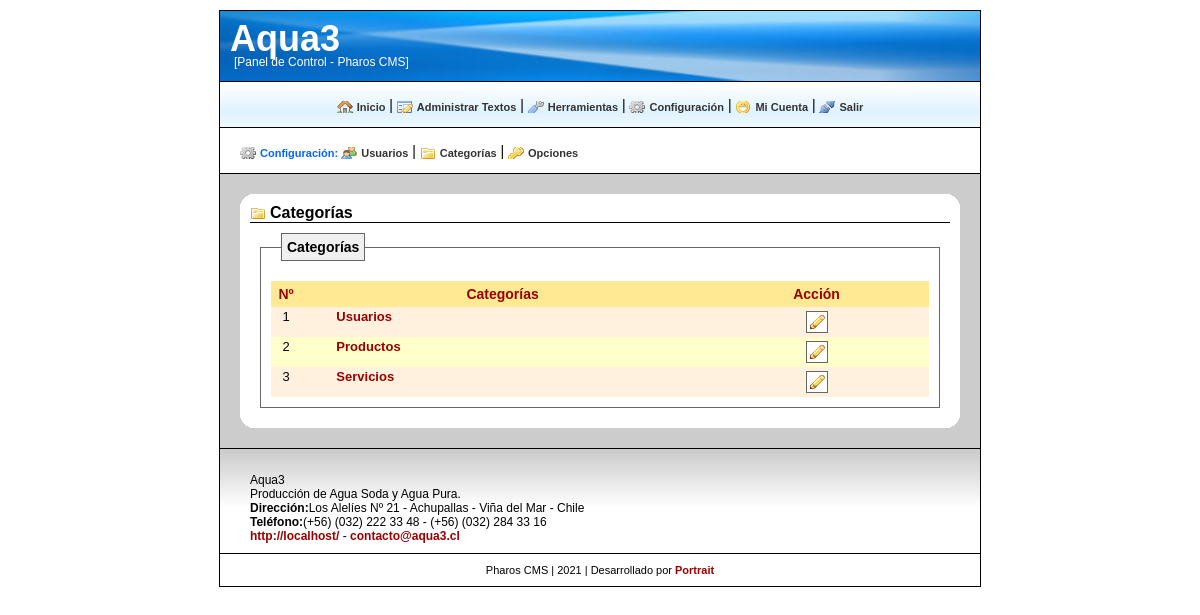
/cp/categorias.php (signed in), run on the app's committed database.
### tables this page shows
CREATE TABLE `web_conf` (
  `conf_id` tinyint(10) NOT NULL,
  `conf_nombre_sitio` tinytext NOT NULL,
  `conf_slogan` tinytext NOT NULL,
  `conf_descripcion` text NOT NULL,
  `conf_mail` tinytext NOT NULL,
  `conf_telefono` tinytext NOT NULL,
  `conf_direccion` tinytext NOT NULL,
  PRIMARY KEY  (`conf_id`)
);

### cp/inc/fx/general.fx.php (called while the page is built, shortened)
<?php
  function str_output($text){
    $text = stripslashes(html_entity_decode(trim($text), ENT_QUOTES));
    return $text;
  }
?>

### cp/inc/fx/layout.fx.php (the view, shortened to what this page needs)
<?php
  function disp_header_admin($pre,$title = ''){
?>
<!DOCTYPE html PUBLIC "-//W3C//DTD XHTML 1.0 Transitional//EN"
"http://www.w3.org/TR/xhtml1/DTD/xhtml1-strict.dtd">
<html xmlns="http://www.w3.org/1999/xhtml">
<head>
<?php
    $tabla = $pre."conf";
    $datos = mysql_query("SELECT conf_nombre_sitio FROM ".$tabla."") or die(mysql_error());
      for($j=0; $j<mysql_num_rows($datos); $j++) {
        $conf_nombre_sitio = str_output(mysql_result($datos,$j,"conf_nombre_sitio"));
      }
?>
  <link href="css/reset.css" rel="stylesheet" type="text/css" />
  <link href="css/layout.css" rel="stylesheet" type="text/css" />
  <link href="css/generic.css" rel="stylesheet" type="text/css" />
  <link href="css/niftyCorners.css" rel="stylesheet" type="text/css" />
</head>
<body>
<div id="todo">
  <div id="header_admin">
    <h1><?php echo $conf_nombre_sitio; ?></h1>
    <br><p>[Panel de Control - Pharos CMS]</p>
  </div>
<?php
  }
  function disp_footer_admin($pre){
?>
      <div id="footer">
        <br />
<?php
    $tabla = $pre."conf";
    $datos = mysql_query("SELECT * FROM ".$tabla."") or die(mysql_error());
      for($j=0; $j<mysql_num_rows($datos); $j++) {
        $conf_nombre_sitio = str_output(mysql_result($datos,$j,"conf_nombre_sitio"));
        $conf_descripcion = str_output(mysql_result($datos,$j,"conf_descripcion"));
        $conf_mail = str_output(mysql_result($datos,$j,"conf_mail"));
        $conf_telefono = str_output(mysql_result($datos,$j,"conf_telefono"));
        $conf_direccion = str_output(mysql_result($datos,$j,"conf_direccion"));
      }
    $host = $_SERVER['HTTP_HOST'];
?>
      <p><?php echo $conf_nombre_sitio; ?></p>
      <?php if(!empty($conf_descripcion)){echo "<p>".$conf_descripcion."</p>";} ?>
      <?php if(!empty($conf_direccion)){echo "<p><strong>Dirección:</strong>".$conf_direccion."</p>";} ?>
      <?php if(!empty($conf_telefono)){echo "<p><strong>Teléfono:</strong>".$conf_telefono."</p>";} ?>
      <p><a href="http://<?php echo $host; ?>/">http://<?php echo $host; ?>/</a> -
      <a href="mailto:<?php echo $conf_mail; ?>" target="_blank"><?php echo $conf_mail; ?></a></p>
      </div>
      <div id="credits">
        Pharos CMS | <?php echo date('Y')?> | Desarrollado por <a href="http://www.portrait.cl/">Portrait</a>
      </div>
    </div>
</body>
</html>
<?php
  }
  function disp_inicio_info($title,$estilo_seccion = ''){
?>
  <div id="contenedor">
    <div id="articulo">
    <h1 <?php if(isset($estilo_seccion)){echo "class=\"".$estilo_seccion."\"";}?>><?php echo $title ?></h1>
<?php
  }
  function disp_fin_info(){
?>
    </div>
  </div>
<?php
  }
?>

### cp/css/layout.css (style rules this page uses)
body { font:14px "Trebuchet MS", Arial, sans-serif; background:#FFFFFF; color: #000000; margin:0px; }
#todo { width: 760px; margin:10px auto; background-color: #FFFFFF; border: 1px solid #000000; }
#header,#header_admin { width:100%; height: 70px; margin: 0px; padding: 0px; border-bottom: 1px solid #000000; }
#header_admin { background:#0099FF url('../img/header_admin.jpg') no-repeat; font-size: 12px; color: #FFFFFF; }
#header_admin h1 { font-size: 36px; line-height: 15px; font-weight: bold; color: #FFFFFF; text-decoration: none; padding-left: 10px; padding-top: 20px; }
#header_admin p { font-size: 12px; line-height: 5px; color: #FFF; text-decoration: none; padding-left: 14px; }
#contenedor { width:740px; margin: auto; padding: 10px; clear: both; background-color: #CCCCCC; }
#articulo { width:700px; padding: 10px; margin: 10px auto; background-color: #FFFFFF; }
a { text-decoration:none; color: #990000; font-weight: bold; }
#articulo h1 { font-size: 16px; font-style: normal; line-height: normal; font-weight: bold; border-bottom: 1px solid #000000; }
#footer { width: 100%; font-size: 12px; border-top: 1px solid #000000; background: url('../img/fondo_footer.png'); color: #000; padding: 10px 0px; text-indent: 30px; }
#footer a { text-decoration: none; font-weight: bold; color: #990000; }
#credits { text-align: center; width: 100%; padding: 10px 0px; font-size: 11px; border-top: 1px solid #000000; color: #000; }

### cp/css/generic.css (style rules this page uses)
.inicio, .administracion, .herramientas, .configuracion, .cuenta, .ayuda, .salir, .login, .secciones, .noticias, .articulos, .productos, .servicios, .galeria, .imagenes, .vp, .vnp, .vd, .vnd, .archivos, .rss, .backup, .backup_save, .backup_search, .download, .usuarios, .categorias, .opciones, .estadisticas, .info_usuario, .password, .creditos, .acercade, .licencia, .login_log, .page_first, .page_previous, .page_next, .page_last { background: no-repeat left center; margin: 0px auto; padding:0px 0px 0px 20px; }
.categorias { background-image: url('icons/secc_categorias.png'); }

### data on the page
web_conf: conf_nombre_sitio "Aqua3", conf_descripcion "Producción de Agua Soda y Agua Pura.", conf_direccion "Los Alelíes Nº 21 - Achupallas - Viña del Mar - Chile", conf_telefono "(+56) (032) 222 33 48 - (+56) (032) 284 33 16", conf_mail "contacto@aqua3.cl"

### other printed values
$title "Categorías"
str_replace('_', ' ',(strstr(mysql_field_name($datos,$j),'_'))) "Usuarios"
str_replace('_', ' ',(strstr(mysql_field_name($datos,$j),'_'))) "Productos"
str_replace('_', ' ',(strstr(mysql_field_name($datos,$j),'_'))) "Servicios"
$host "localhost"
